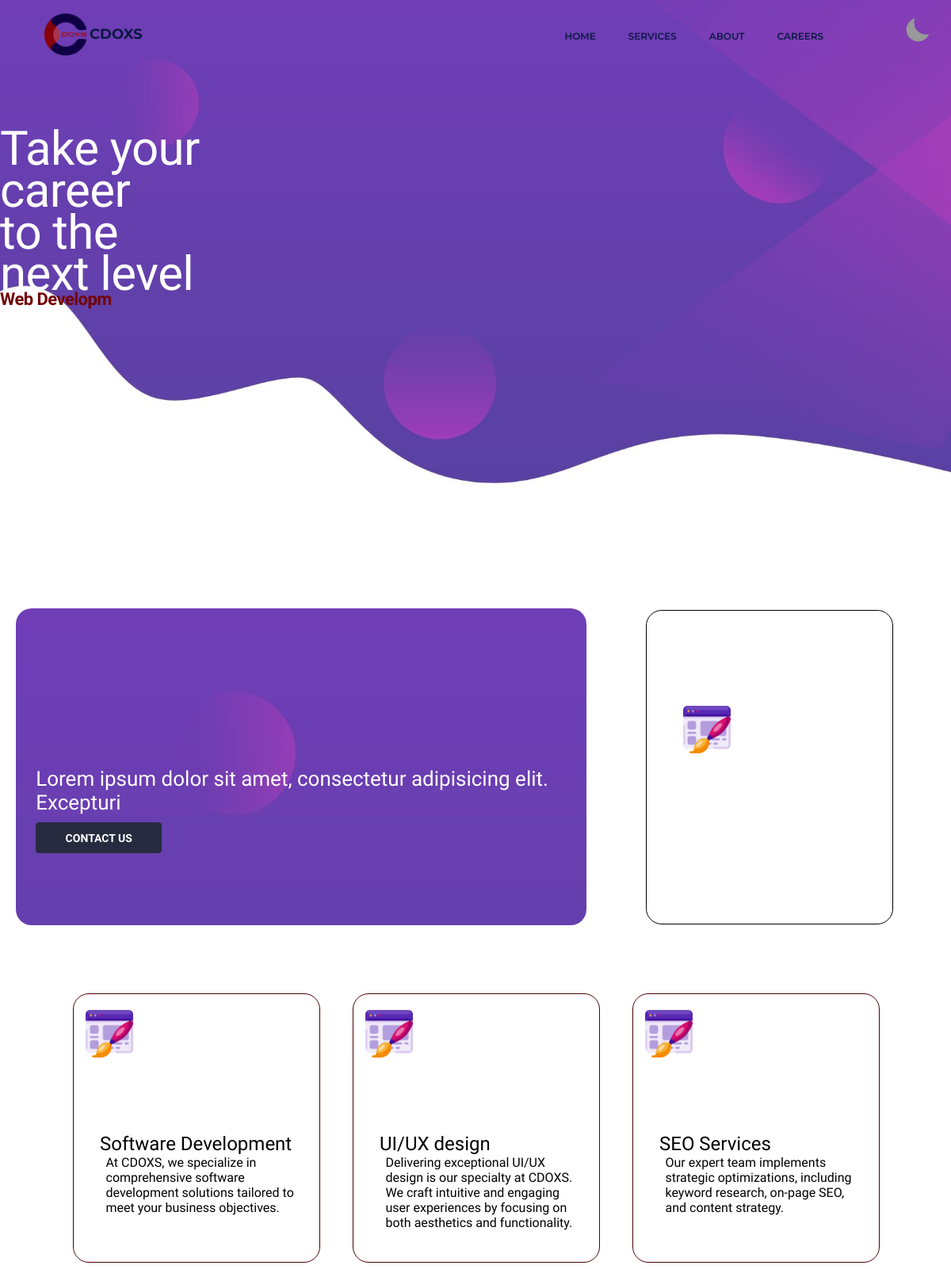
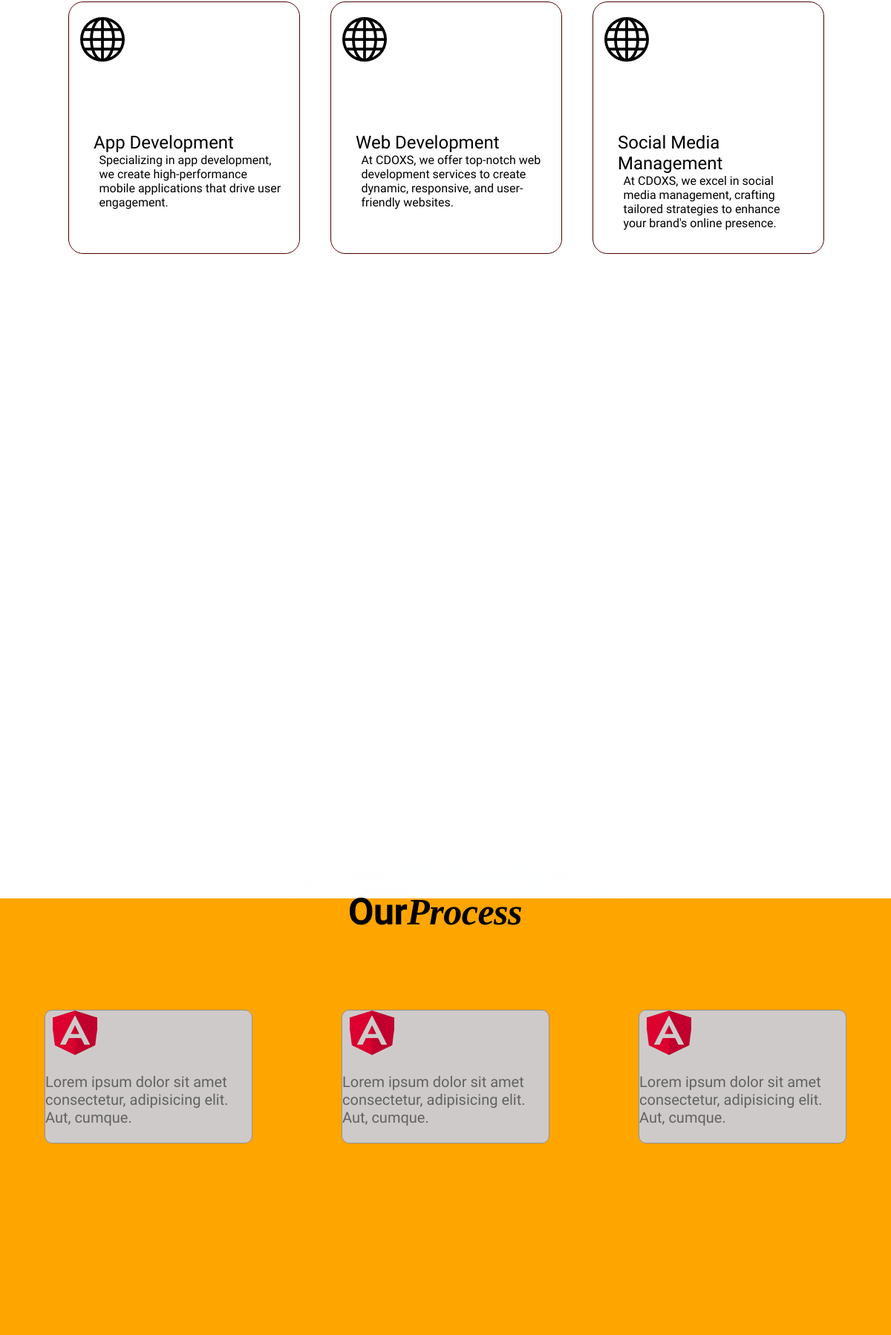
The page /Services/ (upper part) on the database its author committed (2 pictures, top to bottom).
### base/models.py (models this page shows, shortened)
class CompanyService(models.Model):
    name = models.CharField(max_length=100, null=True, blank=False)
    content = models.TextField(max_length=200, null=True, blank=False)
    icon = models.TextField( null=True, blank=True)
    updated = models.DateTimeField(auto_now=True)
    created = models.DateTimeField(auto_now_add=True)
    class Meta:
        ordering = ['-updated', 'created']

### base/views.py (the view)
# urls.py: path("Services/", views.serviceSection, name="Services"),
def serviceSection(request):
    servicesList = CompanyService.objects.all()
    firstThreeServices = servicesList[:3]
    nextThreeServices = servicesList[3:6]
    pageName = "Services"
    context = {
        'firstThreeServices': firstThreeServices,
        'nextThreeServices': nextThreeServices,
        'pageName': pageName,
    }
    return render(request, 'base/services.html', context)

### base/context_processors.py (called while the page is built)
def contact_info(request):
    info = Contact.objects.first()
    return {'contact_info': info}

### base/templates/base/services.html (shortened to what this page needs)
<!DOCTYPE html>
<html lang="en">
<head>
</head>
<body>
    {% load static %}
{% include 'main.html'%}
{% include 'banner.html'%}
{% block content%}
{% include 'cards.html'%}
{% include 'process.html'%}
{% endblock content%}
</body>
</html>

### Templates/main.html (shortened to what this page needs)
{% load static %}
<!DOCTYPE html>
<html lang="en">
<head>
    <link rel='stylesheet' type='text/css' media= 'screen' href="{% static 'css/style.css' %}">
</head>
<body>
</body>
</html>

### Templates/banner.html (shortened to what this page needs)
{% load static%}
{% block content%}
{% if pageName == 'Services'%}
  <section class=" background firstSection servicesBackground">
    {% include 'navbar.html'%}
    <div class="box-main">
        <div class="firstHalf">
         <p class="text-big text-big-banner" id= "banner">
          Take your career <br>to the<br>next level</p>
         <p class="text-big services-text-big text-small-banner " id= "banner"><span id="dynamicText" ></span>
        </p>
        </div>
    </div>
  </section>
{% endif %}
{% endblock content%}

### Templates/navBar.html (shortened to what this page needs)
{% load static %}
{% block content %}
<nav class="navBar h-nav-responsive">
    <div class="nav-logo  ">
        <a href="{% url 'Home'%}">
            <img src="{% static 'images/_bg/Cdoxs-Logo.png' %}" alt="LogoOfCDOXS" >
            <div class="text-logo">CDOXS</div>
        </a>
    </div>
    <ul class ="nav-list v-class-responsive">
        <li><a href="{% url 'Home'%}">HOME</a></li>
        <li><a href="{% url 'Services'%}">SERVICES</a></li>
        <li><a href="{% url 'About'%}">ABOUT</a></li>
        <li><a href="{% url 'Careers'%}">CAREERS</a></li>
    </ul>
    <div class="nav-right v-class-responsive" S>
        <label for="themeToggle" class="themeToggle st-sunMoonThemeToggleBtn" type="checkbox">
          </label>
    </div>
</nav>
{% endblock content %}

### Templates/preloader.html (shortened to what this page needs)
{% load static%}

### Templates/scrollToTopButton.html (shortened to what this page needs)
{% load static%}

### Templates/cards.html (shortened to what this page needs)
{% load static%}
{% block content%}
<div class="cards">
    <div class="cardmainwithImage">
        <div class= "cardmainwithImageText">Lorem ipsum dolor sit amet, consectetur adipisicing elit. Excepturi
            <button class="btn" id="btn-getStarted" style=" font-family: Urbanist; font-size: 14px; position: relative; top: 10px; animation: none;
    opacity: 1;"> Contact US</button>
        </div>
    </div>
     <div class="card-side">
      <div class="card-image">
        <img src="{% static 'images/_icons/des.png'%}" alt="icon" class="card1Image">
      </div>
     </div>
  <div class="cardsUpper">
    {% for services in firstThreeServices %}
    <div class="servicesCard">
        <div class="card-image">
            <img src="{% static 'images/_icons/des.png'%}" alt="icon" class="card1Image">
        </div>
        <div class="card1Content">
            <h1 class= "card-text-big">{{services.name}}</h1>
            <p class= "card-text-small">{{services.content}}</p>
        </div>
    </div>
    {% endfor %}
  </div>
  <div class="cardsLower">
    {% for services in nextThreeServices %}
        <div class="servicesCard">
            <div class="card-image"><img src="{% static 'images/_icons/globe.svg'%}" alt="web development" class="card1Image"></div>
            <div class="card1Content">
                <h1 class= "card-text-big">{{services.name}}</h1>
                <p class= "card-text-small">{{services.content}}</p>
            </div>
        </div>
    {% endfor %}
 </div>
</div>
{% endblock content%}

### Templates/process.html (shortened to what this page needs)
{% load static%}
<div class="timeline">
  <div class = "text-big Process" style="display: flex; flex-direction: row; color: black;" >Our <span style="font-style: italic; color:black;"> Process</span> </div>
  <div class= "OurProcess">
    <div class="box-container box-container-upper">
        <div class="box1">
            <div class="boxIcon"><img src="../static/images/_icons/angular.png" alt=""></div>
            <div class="boxText text-small">Lorem ipsum dolor sit amet consectetur, adipisicing elit. Aut, cumque.</div>
        </div>
        <div class="box1">
          <div class="boxIcon"><img src="../static/images/_icons/angular.png" alt=""></div>
          <div class="boxText text-small">Lorem ipsum dolor sit amet consectetur, adipisicing elit. Aut, cumque.
          </div>
        </div>
        <div class="box1">
            <div class="boxIcon"><img src="../static/images/_icons/angular.png" alt=""></div>
            <div class="boxText text-small">Lorem ipsum dolor sit amet consectetur, adipisicing elit. Aut, cumque.</div>
        </div>
    </div>
    <div class="box-container box-container-lower">
    </div>
  </div>
</div>

### Templates/information.html (shortened to what this page needs)
{% load static %}

### Templates/endbar.html (shortened to what this page needs)
{% load static%}

### rows shown on the page
CompanyService: name "Software Development", content "At CDOXS, we specialize in comprehensive software development solutions tailored to meet your business objectives."
CompanyService: name "UI/UX design", content "Delivering exceptional UI/UX design is our specialty at CDOXS. We craft intuitive and engaging user experiences by focusing on both aesthetics and functionality."
CompanyService: name "SEO Services", content "Our expert team implements strategic optimizations, including keyword research, on-page SEO, and content strategy."
CompanyService: name "App Development", content "Specializing in app development, we create high-performance mobile applications that drive user engagement."
CompanyService: name "Web Development", content "At CDOXS, we offer top-notch web development services to create dynamic, responsive, and user-friendly websites."
CompanyService: name "Social Media Management", content "At CDOXS, we excel in social media management, crafting tailored strategies to enhance your brand's online presence."
